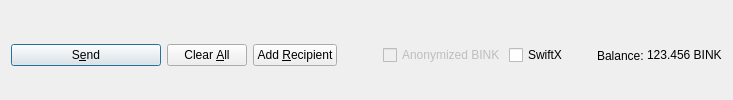
         <widget class="QFrame" name="frame_Send">
          <layout class="QHBoxLayout" name="horizontalLayout">
           <property name="bottomMargin">
            <number>0</number>
           </property>
           <item>
            <widget class="QPushButton" name="sendButton">
             <property name="minimumSize">
              <size>
               <width>150</width>
               <height>0</height>
              </size>
             </property>
             <property name="toolTip">
              <string>Confirm the send action</string>
             </property>
             <property name="text">
              <string>S&amp;end</string>
             </property>
             <property name="icon">
              <iconset resource="../bitcoin.qrc">
               <normaloff>:/icons/send</normaloff>:/icons/send</iconset>
             </property>
             <property name="autoDefault">
              <bool>false</bool>
             </property>
             <property name="default">
              <bool>true</bool>
             </property>
            </widget>
           </item>
           <item>
            <widget class="QPushButton" name="clearButton">
             <property name="sizePolicy">
              <sizepolicy hsizetype="Minimum" vsizetype="Fixed">
               <horstretch>0</horstretch>
               <verstretch>0</verstretch>
              </sizepolicy>
             </property>
             <property name="toolTip">
              <string>Clear all fields of the form.</string>
             </property>
             <property name="text">
              <string>Clear &amp;All</string>
             </property>
             <property name="icon">
              <iconset resource="../bitcoin.qrc">
               <normaloff>:/icons/remove</normaloff>:/icons/remove</iconset>
             </property>
             <property name="autoDefault">
              <bool>false</bool>
             </property>
            </widget>
           </item>
           <item>
            <widget class="QPushButton" name="addButton">
             <property name="toolTip">
              <string>Send to multiple recipients at once</string>
             </property>
             <property name="text">
              <string>Add &amp;Recipient</string>
             </property>
             <property name="icon">
              <iconset resource="../bitcoin.qrc">
               <normaloff>:/icons/add</normaloff>:/icons/add</iconset>
             </property>
             <property name="autoDefault">
              <bool>false</bool>
             </property>
            </widget>
           </item>
           <item>
            <spacer name="horizontalSpacer">
             <property name="orientation">
              <enum>Qt::Horizontal</enum>
             </property>
             <property name="sizeHint" stdset="0">
              <size>
               <width>40</width>
               <height>20</height>
              </size>
             </property>
            </spacer>
           </item>
           <item>
            <layout class="QHBoxLayout" name="horizontalLayout_2">
             <property name="spacing">
              <number>3</number>
             </property>
             <item>
              <widget class="QCheckBox" name="checkzPIV">
               <property name="enabled">
                <bool>false</bool>
               </property>
               <property name="text">
                <string>Anonymized BINK</string>
               </property>
              </widget>
             </item>
             <item>
              <widget class="QCheckBox" name="checkSwiftTX">
               <property name="enabled">
                <bool>true</bool>
               </property>
               <property name="minimumSize">
                <size>
                 <width>85</width>
                 <height>0</height>
                </size>
               </property>
               <property name="text">
                <string>SwiftX</string>
               </property>
              </widget>
             </item>
             <item>
              <widget class="QLabel" name="label">
               <property name="text">
                <string>Balance:</string>
               </property>
              </widget>
             </item>
             <item>
              <widget class="QLabel" name="labelBalance">
               <property name="sizePolicy">
                <sizepolicy hsizetype="Preferred" vsizetype="Fixed">
                 <horstretch>0</horstretch>
                 <verstretch>0</verstretch>
                </sizepolicy>
               </property>
               <property name="cursor">
                <cursorShape>IBeamCursor</cursorShape>
               </property>
               <property name="text">
                <string notr="true">123.456 BINK</string>
               </property>
               <property name="textInteractionFlags">
                <set>Qt::LinksAccessibleByMouse|Qt::TextSelectableByKeyboard|Qt::TextSelectableByMouse</set>
               </property>
              </widget>
             </item>
            </layout>
           </item>
          </layout>
         </widget>
